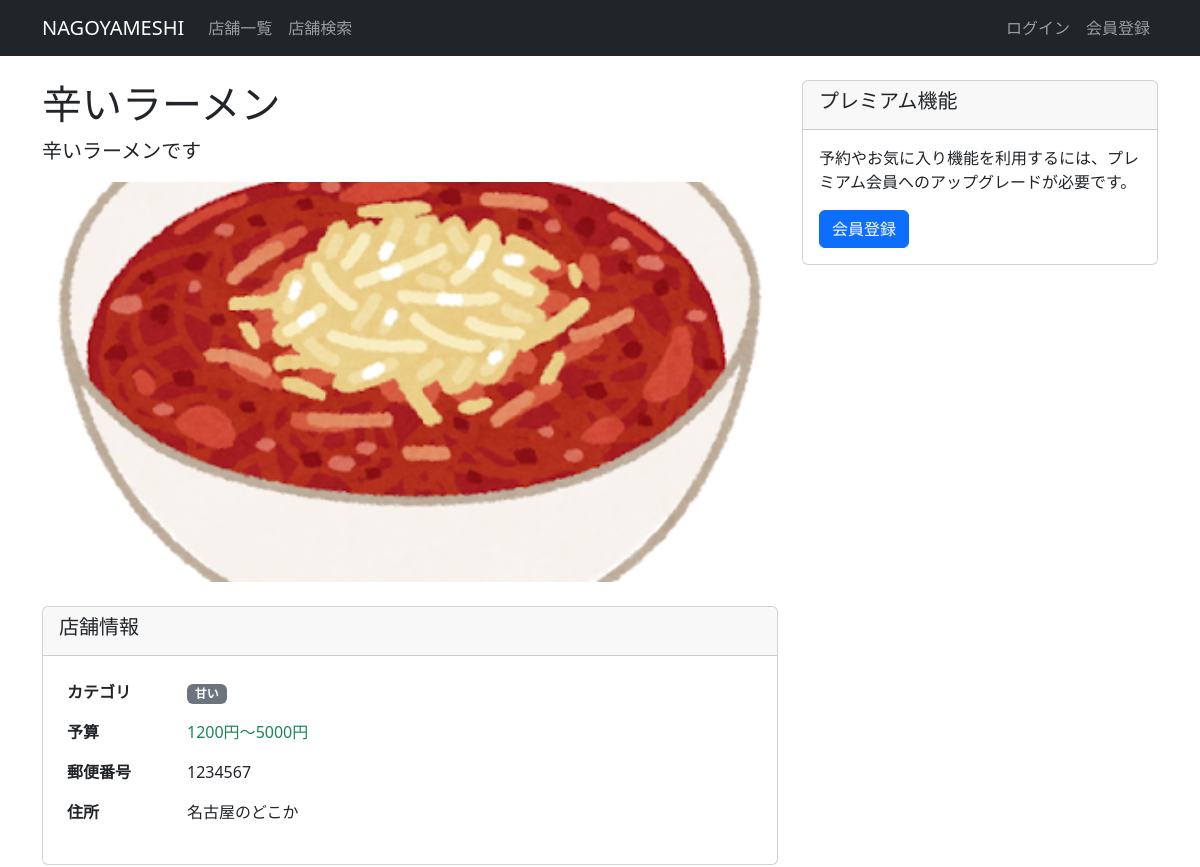
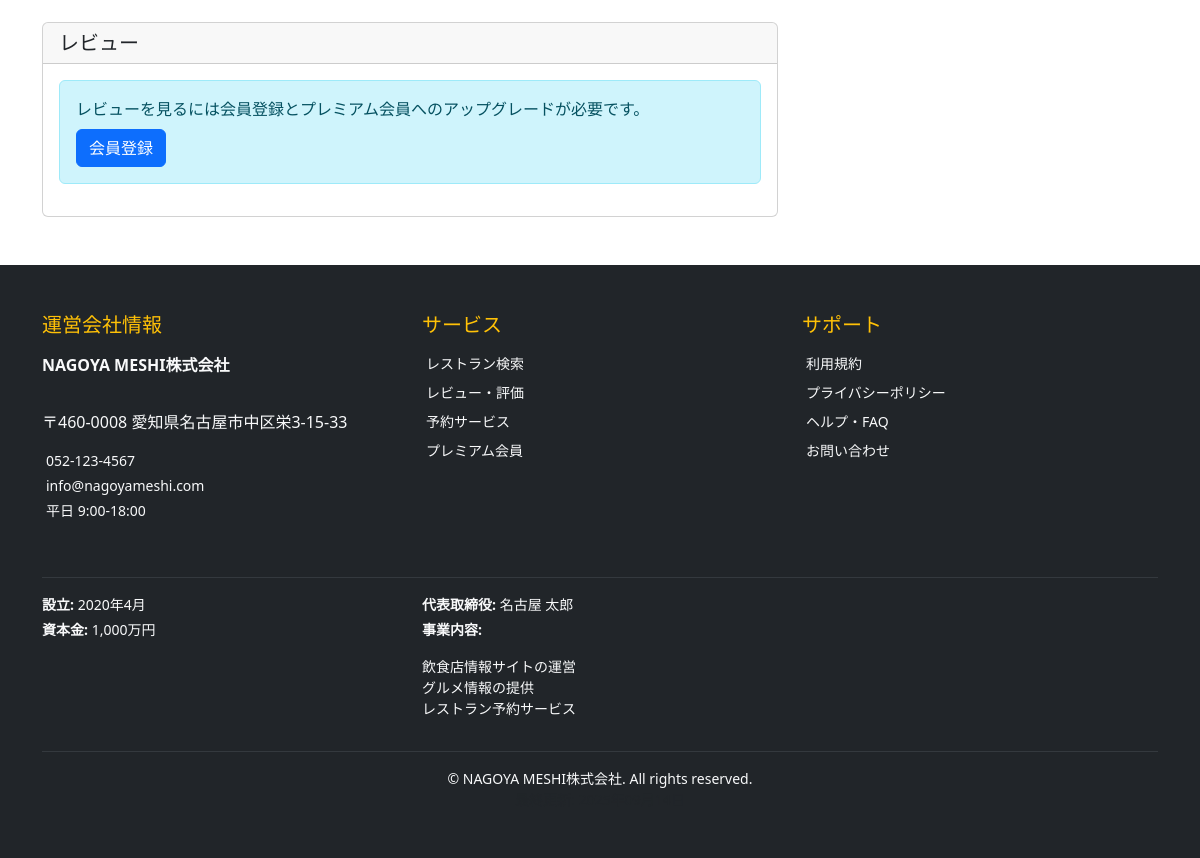
The app's page /1/, older data (2 pictures, top to bottom).
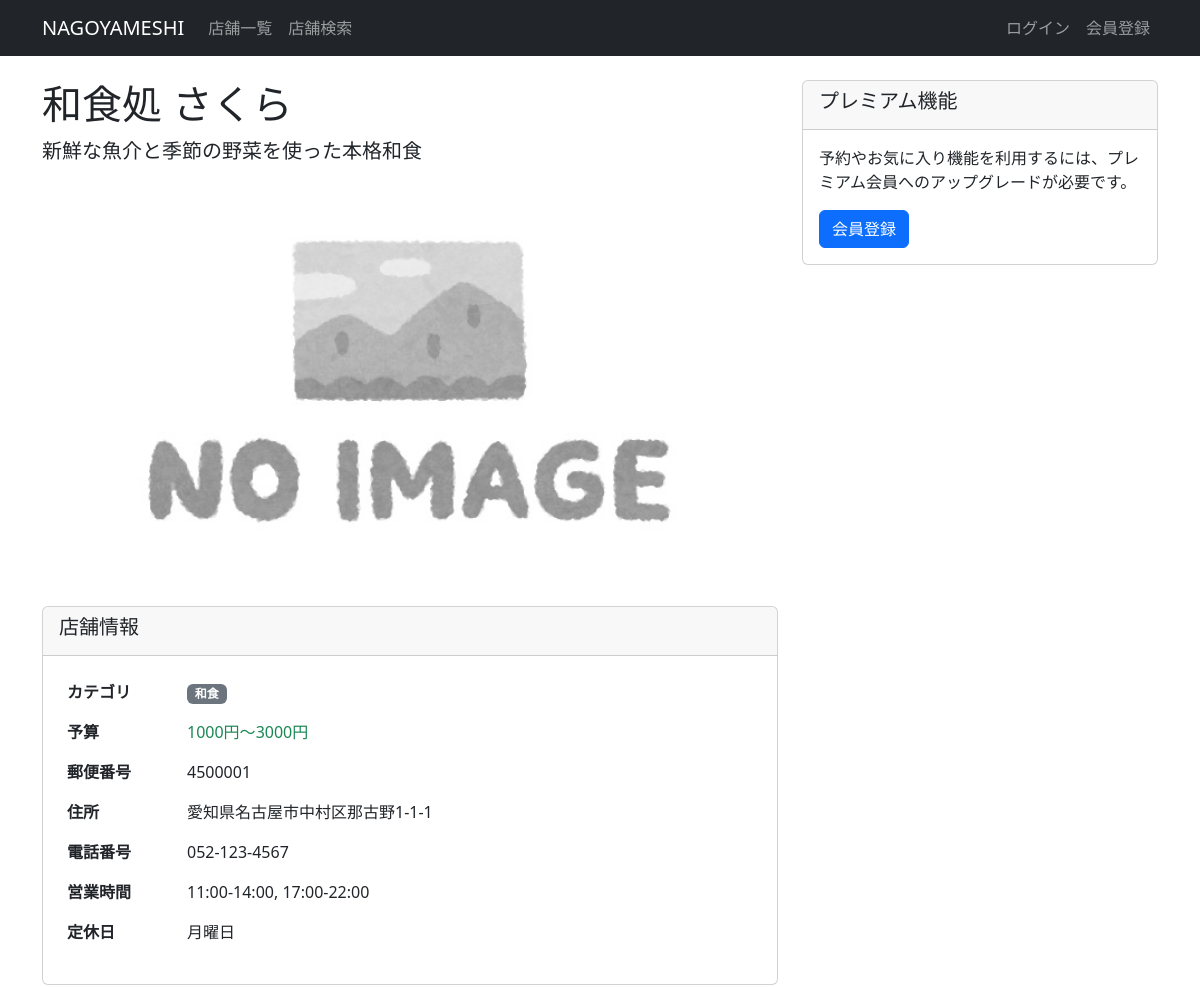
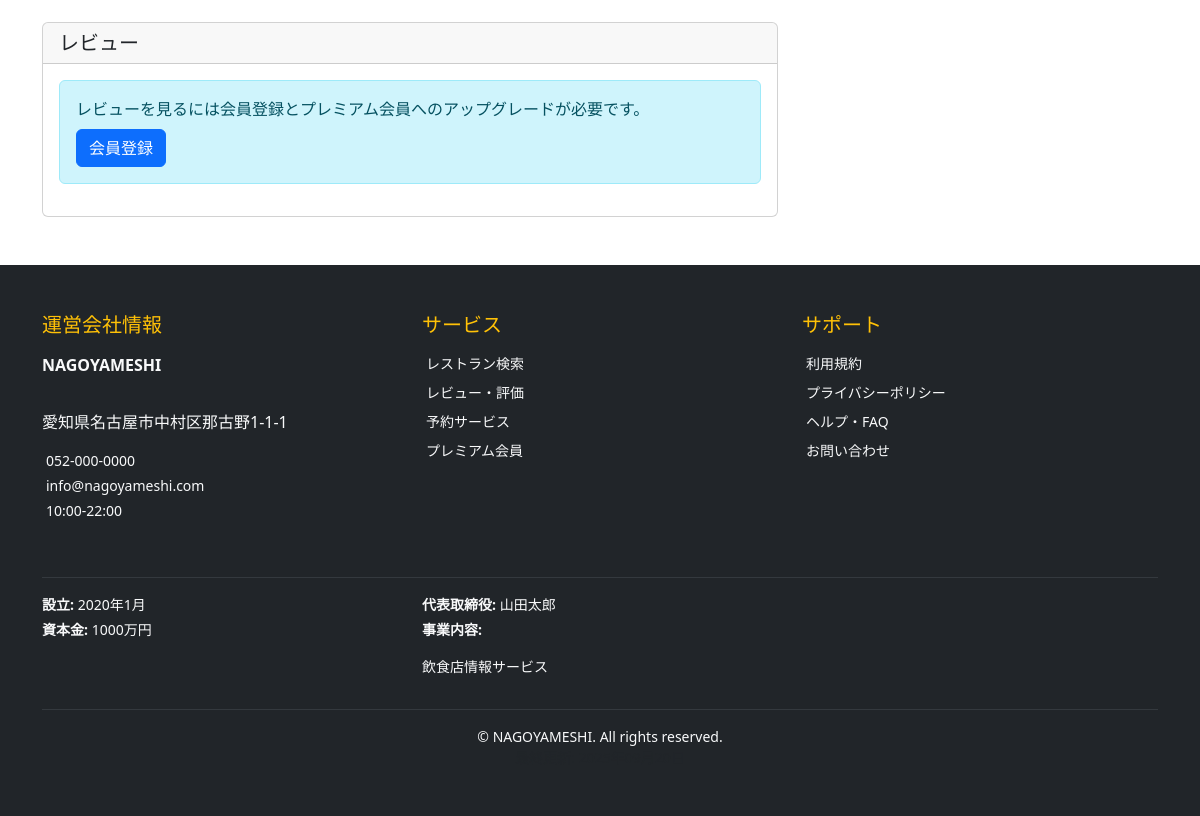
The same page, newer data (2 pictures, top to bottom).
### restaurants/models.py (models this page shows, shortened)
class Restaurant(models.Model):
    name = models.CharField('店舗名', max_length=100)
    description = models.TextField('説明', blank=True)
    category = models.ForeignKey(Category, verbose_name='カテゴリ', on_delete=models.PROTECT)
    postal_code = models.CharField('郵便番号', max_length=8, blank=True)
    address = models.TextField('住所')
    phone_number = models.CharField('電話番号', max_length=15, blank=True)
    opening_hours = models.CharField('営業時間', max_length=100, blank=True)
    closed_days = models.CharField('定休日', max_length=100, blank=True)
    budget_min = models.PositiveIntegerField(
        '予算下限',
        validators=[MinValueValidator(0)],
        default=0,
        help_text='最低予算（円）'
    )
    budget_max = models.PositiveIntegerField(
        '予算上限',
        validators=[MinValueValidator(0)],
        default=5000,
        help_text='最高予算（円）'
    )
    image = models.ImageField('メイン画像', upload_to='restaurants/', blank=True, null=True)
    is_active = models.BooleanField('公開中', default=True)
    created_at = models.DateTimeField('作成日時', auto_now_add=True)
    updated_at = models.DateTimeField('更新日時', auto_now=True)
    class Meta:
        verbose_name = '店舗'
        verbose_name_plural = '店舗'
        ordering = ['-created_at']

### categories/models.py (models this page shows, shortened)
class Category(models.Model):
    name = models.CharField('カテゴリ名', max_length=50, unique=True)
    description = models.TextField('説明', blank=True)
    created_at = models.DateTimeField('作成日時', auto_now_add=True)
    updated_at = models.DateTimeField('更新日時', auto_now=True)
    class Meta:
        verbose_name = 'カテゴリ'
        verbose_name_plural = 'カテゴリ'
        ordering = ['name']

### admin_panel/models.py (models this page shows, shortened)
class CompanyInfo(models.Model):
    company_name = models.CharField('会社名', max_length=100, default='NAGOYA MESHI株式会社')
    address = models.TextField('住所', default='〒460-0008 愛知県名古屋市中区栄3-15-33')
    phone = models.CharField('電話番号', max_length=20, default='052-123-4567')
    email = models.EmailField('メールアドレス', default='info@nagoyameshi.com')
    business_hours = models.CharField('営業時間', max_length=50, default='平日 9:00-18:00')
    established = models.CharField('設立', max_length=20, default='2020年4月')
    capital = models.CharField('資本金', max_length=30, default='1,000万円')
    representative = models.CharField('代表取締役', max_length=50, default='名古屋 太郎')
    business_content = models.TextField('事業内容', default='飲食店情報サイトの運営\nグルメ情報の提供\nレストラン予約サービス')
    updated_at = models.DateTimeField('更新日時', auto_now=True)
    class Meta:
        verbose_name = '運営会社情報'
        verbose_name_plural = '運営会社情報'
    @classmethod
    def get_instance(cls):
        obj, created = cls.objects.get_or_create(pk=1)
        return obj

### restaurants/views.py (the view, shortened to what this page needs)
# urls.py: path('<int:restaurant_id>/', views.detail, name='detail'),
def detail(request, restaurant_id):
    restaurant = get_object_or_404(
        Restaurant.objects.select_related('category').filter(is_active=True),
        id=restaurant_id
    )
    reviews = None
    user_review = None
    user_favorite = False
    if request.user.is_authenticated and getattr(request.user, 'is_premium', False):
        user_favorite = Favorite.objects.filter(user=request.user, restaurant=restaurant).exists()
    context = {
        'restaurant': restaurant,
        'reviews': reviews,
        'user_review': user_review,
        'user_favorite': user_favorite,
    }
    return render(request, 'restaurants/detail.html', context)

### admin_panel/context_processors.py (called while the page is built)
def company_info(request):
    return {
        'company_info': CompanyInfo.get_instance()
    }

### restaurants/templates/restaurants/detail.html (shortened to what the changed rows need)
{% extends 'base.html' %}
{% load static %}
{% block content %}
<div class="row">
    <div class="col-md-8">
        <h1>{{ restaurant.name }}</h1>
        <p class="lead">{{ restaurant.description }}</p>
        <div class="mb-4">
            {% if restaurant.image %}
            <img src="{{ restaurant.image.url }}" alt="{{ restaurant.name }}" class="img-fluid rounded" style="max-height: 400px; width: 100%; object-fit: cover;">
            {% else %}
            <img src="{% static 'images/no_image_yoko.jpg' %}" alt="No Image" class="img-fluid rounded" style="max-height: 400px; width: 100%; object-fit: cover;">
            {% endif %}
        </div>
        <div class="card mb-4">
            <div class="card-header">
            </div>
            <div class="card-body">
                <table class="table table-borderless">
                    <tr>
                        <th width="120">カテゴリ</th>
                        <td><span class="badge bg-secondary">{{ restaurant.category.name }}</span></td>
                    </tr>
                    {% if restaurant.budget_min or restaurant.budget_max %}
                    <tr>
                        <th>予算</th>
                        <td>
                            <span class="text-success">
                                {{ restaurant.budget_min|default:0 }}円〜{{ restaurant.budget_max|default:5000 }}円
                            </span>
                        </td>
                    </tr>
                    {% endif %}
                    {% if restaurant.postal_code %}
                    <tr>
                        <th>郵便番号</th>
                        <td>{{ restaurant.postal_code }}</td>
                    </tr>
                    {% endif %}
                    <tr>
                        <th>住所</th>
                        <td>{{ restaurant.address }}</td>
                    </tr>
                    {% if restaurant.phone_number %}
                    <tr>
                        <th>電話番号</th>
                        <td>{{ restaurant.phone_number }}</td>
                    </tr>
                    {% endif %}
                    {% if restaurant.opening_hours %}
                    <tr>
                        <th>営業時間</th>
                        <td>{{ restaurant.opening_hours }}</td>
                    </tr>
                    {% endif %}
                    {% if restaurant.closed_days %}
                    <tr>
                        <th>定休日</th>
                        <td>{{ restaurant.closed_days }}</td>
                    </tr>
                    {% endif %}
                </table>
            </div>
        </div>
        <div class="card">
            <div class="card-header d-flex justify-content-between align-items-center">
            </div>
            <div class="card-body">
            </div>
        </div>
    </div>
</div>
{% endblock %}

### templates/base.html (shortened to what the changed rows need)
<!DOCTYPE html>
<html lang="ja">
<head>
    <link href="https://cdn.jsdelivr.net/npm/bootstrap@5.3.0/dist/css/bootstrap.min.css" rel="stylesheet">
</head>
<body>
    <main class="container mt-4">
        {% block content %}
        {% endblock %}
    </main>
    <footer class="bg-dark text-light mt-5">
        <div class="container py-5">
            <div class="row">
                <div class="col-lg-4 mb-4">
                    <h5 class="text-warning mb-3">
                         運営会社情報
                    </h5>
                    <p class="mb-2"><strong>{{ company_info.company_name }}</strong></p>
                    <p class="small mb-1">
                        {{ company_info.address|linebreaks }}
                    </p>
                    <p class="small mb-1">
                        {{ company_info.phone }}
                    </p>
                    <p class="small mb-1">
                        {{ company_info.email }}
                    </p>
                    <p class="small">
                        {{ company_info.business_hours }}
                    </p>
                </div>
            </div>
            <div class="row">
                <div class="col-md-8">
                    <div class="row small">
                        <div class="col-sm-6">
                            <p class="mb-1">
                                <strong>設立:</strong> {{ company_info.established }}
                            </p>
                            <p class="mb-1">
                                <strong>資本金:</strong> {{ company_info.capital }}
                            </p>
                        </div>
                        <div class="col-sm-6">
                            <p class="mb-1">
                                <strong>代表取締役:</strong> {{ company_info.representative }}
                            </p>
                            <p class="mb-1">
                                <strong>事業内容:</strong>
                            </p>
                            <p class="small text-muted">{{ company_info.business_content|linebreaks }}</p>
                        </div>
                    </div>
                </div>
            </div>
            <div class="text-center">
                <p class="mb-0 small">
                    &copy; {{ "now"|date:"Y" }} {{ company_info.company_name }}. All rights reserved.
                </p>
                <p class="mb-0 small text-muted">
                </p>
            </div>
        </div>
    </footer>
</body>
</html>

Row changes from the older to the newer data that the page shows:
changed Restaurant: name "辛いラーメン" → "和食処 さくら"; description "辛いラーメンです" → "新鮮な魚介と季節の野菜を使った本格和食"; category.name "甘い" → "和食"; budget_min "1200" → "1000"; budget_max "5000" → "3000"; postal_code "1234567" → "4500001"; address "名古屋のどこか" → "愛知県名古屋市中村区那古野1-1-1"; phone_number (not shown) → "052-123-4567"; opening_hours (not shown) → "11:00-14:00, 17:00-22:00"; closed_days (not shown) → "月曜日"; image: picture removed
changed CompanyInfo "info@nagoyameshi.com": company_name "NAGOYA MESHI株式会社" → "NAGOYAMESHI"; address "〒460-0008 愛知県名古屋市中区栄3-15-33" → "愛知県名古屋市中村区那古野1-1-1"; phone "052-123-4567" → "052-000-0000"; business_hours "平日 9:00-18:00" → "10:00-22:00"; established "2020年4月" → "2020年1月"; capital "1,000万円" → "1000万円"; representative "名古屋 太郎" → "山田太郎"; business_content "飲食店情報サイトの運営 グルメ情報の提供 レストラン予約サービス" → "飲食店情報サービス"
Text that changed along with them:
text now shown: "電話番号 営業時間 定休日"
